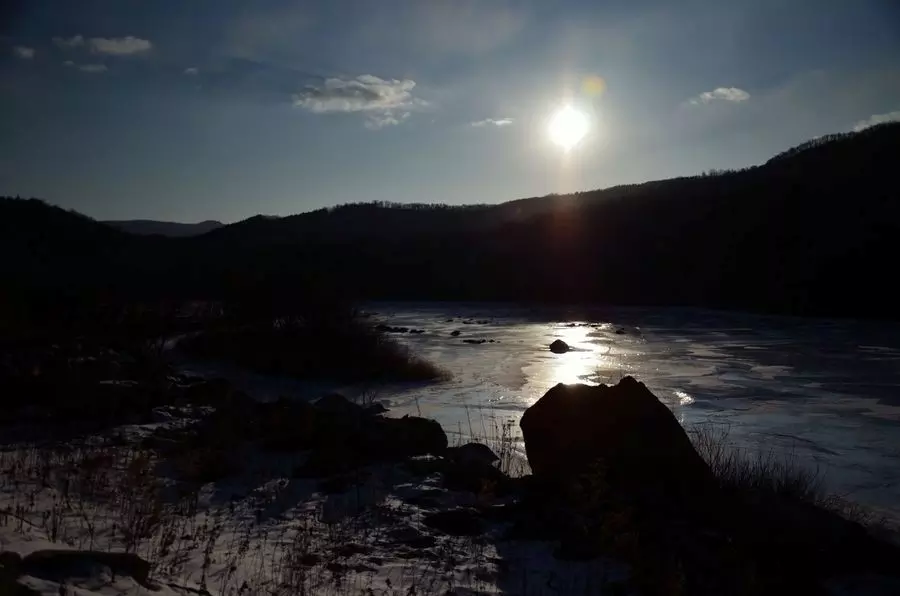
#> input picture assignments/assignment1/code/img1.png, 900 x 596 px
$ python q2.py
#> lines starting #> are read from the running program, lines starting #| are printed output that depends on the picture
import numpy as np
import cv2
import time

def gamma_correct(img, gamma):
    # loop through each pixel and apply gamma correction
    for i in range(len(img)):
        for j in range(len(img[i])):
            # loop through each BGR channel
            for k in range(len(img[i][j])):
                img[i][j][k] = (img[i][j][k]/255)**(1/gamma)*255
    return img


# import image
img = cv2.imread('img1.png')
#> img is the input picture: shape (596, 900, 3); mean B, G, R 52.6, 48.7, 46.4
# gamma correct
img = gamma_correct(img, 2)
#> after the loop in gamma_correct, `for i in range(len(img)):`:
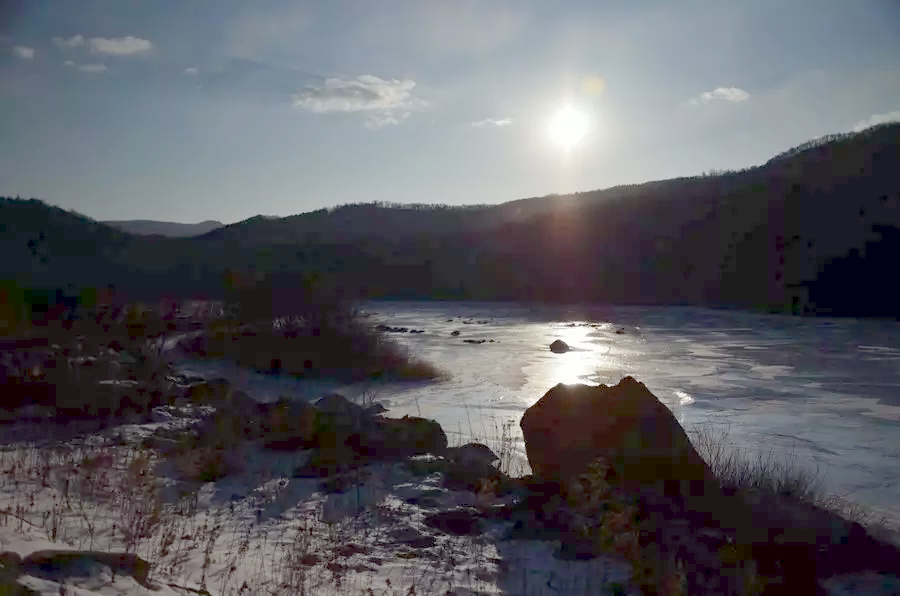
#> img: shape (596, 900, 3); mean B, G, R 97, 90.8, 91.3

# display image
cv2.imshow('image', img)
# wait for 3 seconds
cv2.waitKey(3000)
# close image
cv2.destroyAllWindows()
#save img
cv2.imwrite('gamma_correction.png', img)
